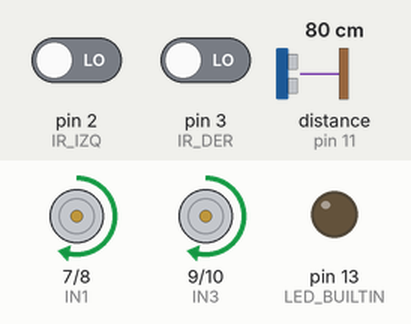
The sketch below on a simulated Arduino Uno, built with avr-gcc and run on an emulated ATmega328P. On the bench: motor-driver pin pairs drawn as motors (green arrow = first pin HIGH = forward, orange = second pin HIGH = backward, longer = more drive, scaled by the enable pin), output pins drawn as LEDs (lit = HIGH). Wiring (inferred from the names in the program): ultrasonic range finder: trigger pin 12; echo pin 11. Dashed ring = blinking. The test bench sets the inputs (shaded band); at power-on: distance to the obstacle (sensor on pin 11) 80 cm, pin 2 (IR_IZQ) LOW, pin 3 (IR_DER) LOW. The echo pulse lasts 58.3 µs per cm; pins used as bus, display or sensor lines are not drawn.

Above: at 1.2 s.
1.3 s: distance to the obstacle (sensor on pin 11) set to 18 cm
2.8 s: distance to the obstacle (sensor on pin 11) set to 13 cm
At 3.1 s:
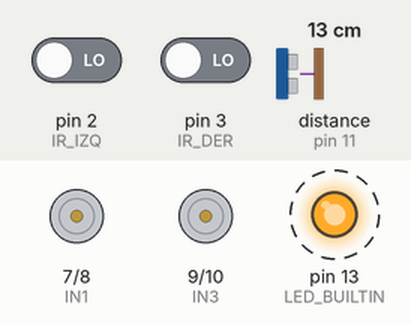
5.8 s: distance to the obstacle (sensor on pin 11) set to 35 cm
At 7.0 s:
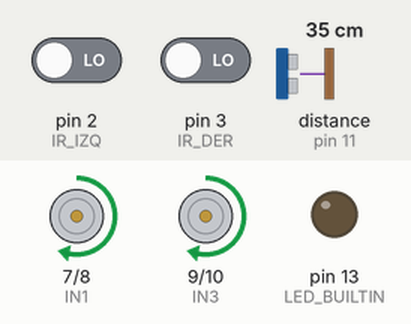
7.3 s: pin 2 (IR_IZQ) driven HIGH
At 8.4 s:
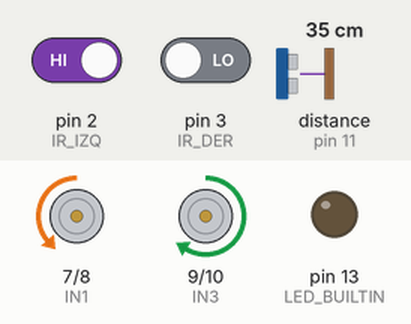
8.8 s: pin 2 (IR_IZQ) driven LOW
At 9.6 s:
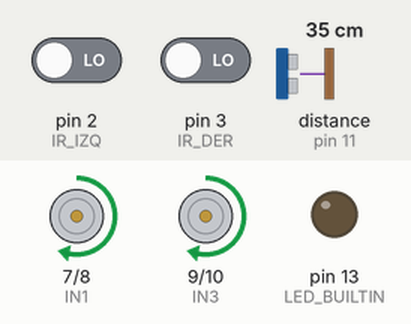
10.3 s: pin 3 (IR_DER) driven HIGH
At 10.7 s:
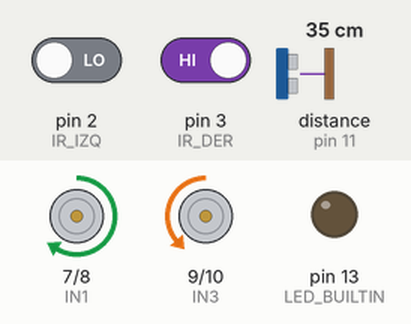
Timing chart, 0 to 12.8 s (numbered marks = the images above; inputs shaded):
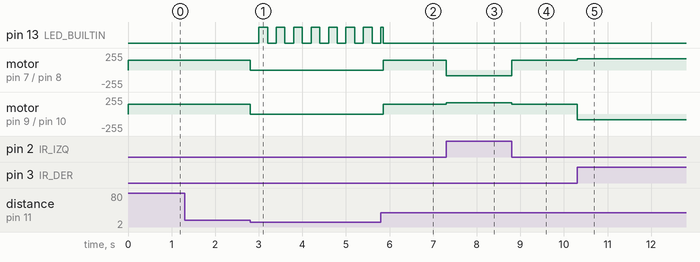

Measured:
- the behaviour switches between 16 and 15 cm on distance to the obstacle (sensor on pin 11) (found by bisection; images 0 and 1)
- after the input at 1.3 s, every drawn part: stays the same
- after the input at 2.8 s, pin 13 (LED_BUILTIN): alternates HIGH for 0.20 s and LOW for 0.20 s, starting after 0.20 s; motor on pin 7 (IN1) / pin 8 (IN2), motor on pin 9 (IN3) / pin 10 (IN4): forward 150/255 → stopped at once
- after the input at 5.8 s, motor on pin 7 (IN1) / pin 8 (IN2), motor on pin 9 (IN3) / pin 10 (IN4): stopped → forward 150/255 after 0.06 s
- after the input at 7.3 s, motor on pin 7 (IN1) / pin 8 (IN2): forward 150/255 → backward 85/255 at once; motor on pin 9 (IN3) / pin 10 (IN4): forward 150/255 → forward 170/255 at once
- after the input at 8.8 s, motor on pin 7 (IN1) / pin 8 (IN2): backward 85/255 → forward 150/255 at once; motor on pin 9 (IN3) / pin 10 (IN4): forward 170/255 → forward 150/255 at once
- after the input at 10.3 s, motor on pin 7 (IN1) / pin 8 (IN2): forward 150/255 → forward 170/255 at once; motor on pin 9 (IN3) / pin 10 (IN4): forward 150/255 → backward 85/255 at once

The sketch:

seguidorfreno.ino
```cpp
// Seguidor de línea con freno de seguridad.
// Sigue la línea como el seguidor básico, pero cada 60 ms mira adelante con
// el ultrasonido: si hay algo a menos de 15 cm se detiene y avisa con el LED 13.
// Cuando quitas el obstáculo, sigue solo.

const int IR_IZQ = 2;
const int IR_DER = 3;
const int TRIG = 12;
const int ECHO = 11;

const int ENA = 5, IN1 = 7, IN2 = 8;   // motores del lado izquierdo
const int ENB = 6, IN3 = 9, IN4 = 10;   // motores del lado derecho

// Velocidad de cada lado: de -255 (atrás) a 255 (adelante)
void motores(int izq, int der) {
  izq = constrain(izq, -255, 255);
  der = constrain(der, -255, 255);
  digitalWrite(IN1, izq >= 0 ? HIGH : LOW);
  digitalWrite(IN2, izq >= 0 ? LOW : HIGH);
  analogWrite(ENA, abs(izq));
  digitalWrite(IN3, der >= 0 ? HIGH : LOW);
  digitalWrite(IN4, der >= 0 ? LOW : HIGH);
  analogWrite(ENB, abs(der));
}

const int VELOCIDAD = 150;
const int GIRO = 170;
const int FRENAR_CM = 15;

// Mide la distancia en cm con el HC-SR04 (400 si no hay eco)
long medirCm() {
  digitalWrite(TRIG, LOW);
  delayMicroseconds(2);
  digitalWrite(TRIG, HIGH);      // pulso de 10 µs = "dispara"
  delayMicroseconds(10);
  digitalWrite(TRIG, LOW);
  long us = pulseIn(ECHO, HIGH, 30000);  // cuánto dura el eco (máx. 30 ms)
  if (us == 0) return 400;               // sin eco: nada adelante
  return us / 58;                        // 58 µs por cada cm (ida y vuelta)
}

long distancia = 400;
unsigned long ultimaMedida = 0;

void setup() {
  pinMode(IR_IZQ, INPUT);
  pinMode(IR_DER, INPUT);
  pinMode(TRIG, OUTPUT);
  pinMode(ECHO, INPUT);
  pinMode(LED_BUILTIN, OUTPUT);
  pinMode(ENA, OUTPUT); pinMode(IN1, OUTPUT); pinMode(IN2, OUTPUT);
  pinMode(ENB, OUTPUT); pinMode(IN3, OUTPUT); pinMode(IN4, OUTPUT);
  Serial.begin(9600);
}

void loop() {
  // Medir no muy seguido: pulseIn tarda y el robot debe seguir corrigiendo.
  if (millis() - ultimaMedida > 60) {
    ultimaMedida = millis();
    distancia = medirCm();
  }

  if (distancia < FRENAR_CM) {
    motores(0, 0);
    digitalWrite(LED_BUILTIN, (millis() / 200) % 2);   // parpadea: ¡obstáculo!
    return;
  }
  digitalWrite(LED_BUILTIN, LOW);

  int izq = digitalRead(IR_IZQ);
  int der = digitalRead(IR_DER);
  if (izq == HIGH && der == LOW) motores(-GIRO / 2, GIRO);
  else if (izq == LOW && der == HIGH) motores(GIRO, -GIRO / 2);
  else motores(VELOCIDAD, VELOCIDAD);
}
```
